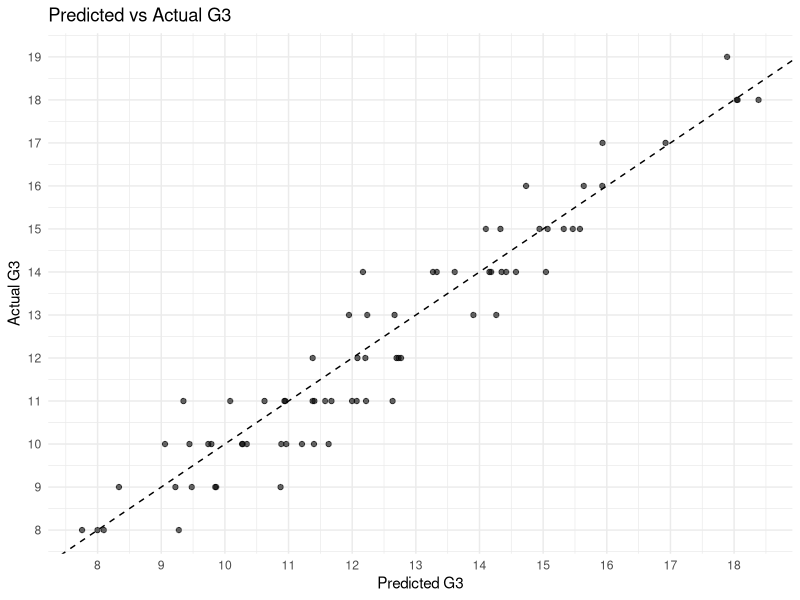

Reproduce this figure in R. (Note: a time limit stopped this script after it produced the figure.)
allData<-read.csv("student-mat.csv", sep=";", header=TRUE)

purgeData<-subset(allData, absences<=20&higher=="yes"&G3>0&school=="GP")
purgeData<-purgeData[, -1]
dfTrain<-purgeData[1:ceiling((nrow(purgeData)*(3/4))), ]
dfTest<-purgeData[((ceiling(nrow(purgeData)*(3/4)))+1):nrow(purgeData), ]

# 載入必要套件
library(tidyverse)
library(caret)

# 1. 轉換類別變數為 factor
catVars<-c("sex", "address", "famsize", "Pstatus", 
  "Mjob", "Fjob", "reason", "guardian", 
  "schoolsup", "famsup", "paid", "activities", 
  "nursery", "higher", "internet", "romantic")
dfTrain[catVars]<-lapply(dfTrain[catVars], as.factor)
dfTest[catVars]<-lapply(dfTest[catVars], as.factor)

# 移除只含單一層級的因子變數
factorVars<-names(dfTrain)[sapply(dfTrain, is.factor)]
singleLevelVars<-factorVars[sapply(dfTrain[factorVars], nlevels)<2]
if(length(singleLevelVars)>0){
  dfTrain<-dfTrain[, !(names(dfTrain)%in%singleLevelVars)]
  dfTest<-dfTest[, !(names(dfTest)%in%singleLevelVars)]
}
# 移除測試集中的未使用層級
dfTest<-droplevels(dfTest)

# 2. 建立多元線性回歸模型 (以所有變數預測 G3)
model<-lm(G3~., data=dfTrain)

# 檢視模型摘要，確認係數、R²、p-value 等
summary(model)

# 3. 在測試集上做預測
pred<-predict(model, newdata=dfTest)

# 計算 RMSE（評估模型在測試集的誤差）
rmse<-sqrt(mean((dfTest$G3-pred)^2))
print(paste("Test RMSE:", round(rmse, 3)))

# 計算測試集 R²
r2<-cor(dfTest$G3, pred)^2
print(paste("Test R-squared:", round(r2, 3)))

# 計算訓練集RMSE
trainRmse<-sqrt(mean((dfTrain$G3-predict(model, newdata=dfTrain))^2))
print(paste("Train RMSE:", round(trainRmse, 3)))

# 計算訓練集 R²
trainR2<-cor(dfTrain$G3, predict(model, newdata=dfTrain))^2
print(paste("Train R-squared:", round(trainR2, 3)))

# （可選）畫出預測值 vs 真實值的散佈圖，檢查模型效果
p<-ggplot(dfTest, aes(x=pred, y=G3))+
  geom_point(alpha=0.6)+
  geom_abline(intercept=0, slope=1, linetype="dashed")+
  scale_x_continuous(breaks=seq(5, 20, 1))+
  scale_y_continuous(breaks=seq(5, 20, 1))+
  labs(title="Predicted vs Actual G3", 
    x="Predicted G3", 
    y="Actual G3")+
  theme_minimal()
  

print(p)

# 4. 先詢問詳細版或精簡版
print("請選擇分析版本：1. 詳細版分析；2. 精簡版分析")
while(TRUE){
  choice<-readline("輸入 1 或 2: ")
  if(choice=="1"||choice=="2"){
    break
  }
  print("輸入不合法，請輸入 1 或 2。")
}
# 定義所有預測變數
predictVars<-setdiff(names(dfTrain), "G3")
# 若選擇精簡版，只提示以下變數，其餘自動填中位數/眾數
if(choice=="2"){
  inputVars<-c("G2", "G1", "failures", "age", "goout", "Medu", "Fedu", "higher", "reason", "traveltime", "address", "studytime")
}else{
  inputVars<-predictVars
}
# 開始收集輸入
print("請依序輸入以下變數的值，一行一個，留空則以中位數(數值)或眾數(類別)補上：")
userInput<-list()
for(var in predictVars){
  # 計算中位數或眾數
  if(is.numeric(dfTrain[[var]])){
    med<-median(dfTrain[[var]], na.rm=TRUE)
    if(var%in%inputVars){
      # 計算該變數的最小和最大值作為可接受範圍
      minVal<-min(dfTrain[[var]], na.rm=TRUE)
      maxVal<-max(dfTrain[[var]], na.rm=TRUE)
      while(TRUE){
        val<-readline(sprintf("%s (numeric,  範圍 %s - %s) [默認 %s]: ", var, minVal, maxVal, med))
        if(val==""||is.na(val)){
          valNum<-med
          break
        }
        valNum<-suppressWarnings(as.numeric(val))
        if(!is.na(valNum)&&valNum>=minVal&&valNum<=maxVal){
          break
        }
        print(sprintf("輸入不合法，請輸入 %s 到 %s 之間的數字。", minVal, maxVal))
      }
      userInput[[var]]<-valNum
    }else{
      userInput[[var]]<-med
    }
  }else if(is.factor(dfTrain[[var]])){
    levs<-levels(dfTrain[[var]])
    modeVal<-names(sort(table(dfTrain[[var]]), decreasing=TRUE))[1]
    if(var%in%inputVars){
      while(TRUE){
        val<-readline(sprintf("%s (categorical)，可選值: %s [默認 %s]: ", var, paste(levs, collapse="/"), modeVal))
        if(val==""){
          valChr<-modeVal
          break
        }
        if(val%in%levs){
          valChr<-val
          break
        }
        print(sprintf("輸入不合法，可選值：%s", paste(levs, collapse="/")))
      }
      userInput[[var]]<-valChr
    }else{
      userInput[[var]]<-modeVal
    }
  }
}
# 建立新資料框並轉回 factor
newDf<-as.data.frame(userInput, stringsAsFactors=FALSE)
for(var in predictVars){
  if(is.factor(dfTrain[[var]])){
    newDf[[var]]<-factor(newDf[[var]], levels=levels(dfTrain[[var]]))
  }
}
# 預測並輸出結果
predUser<-predict(model, newdata=newDf)
print(paste("預測的 G3 分數為:", round(predUser, 1)))
